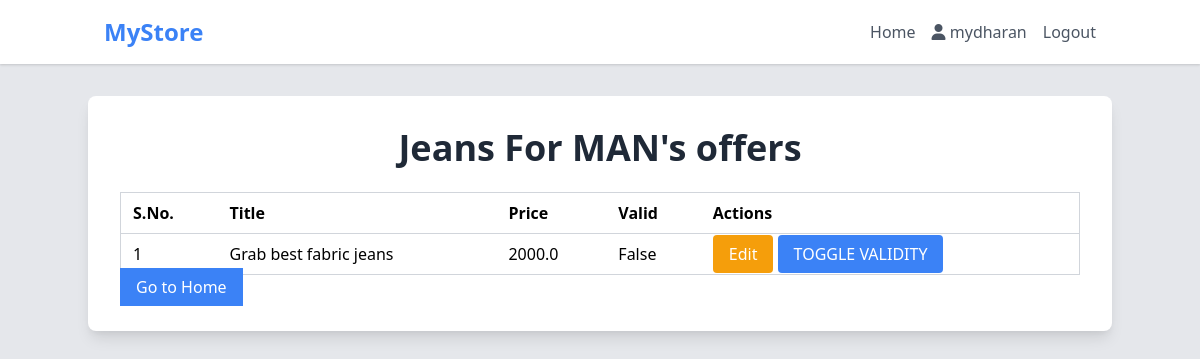
Before: /productoffer/20 (signed in) with the older database file.
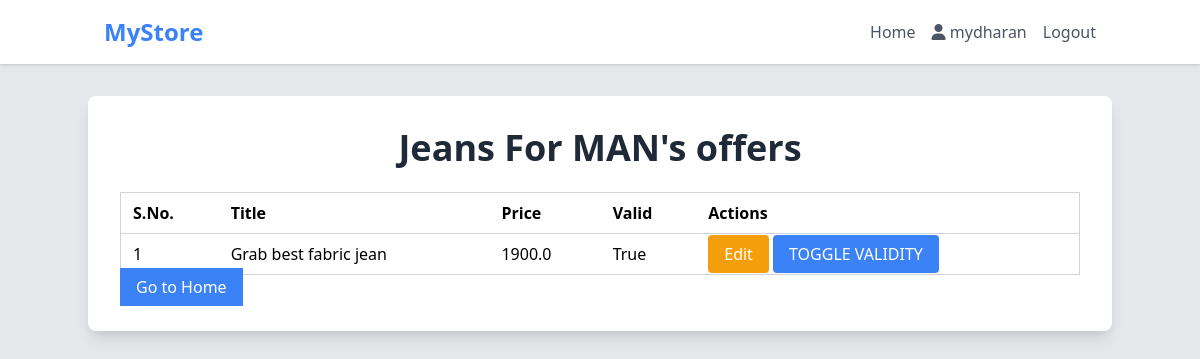
After: the same page with the newer database file.
### geoapp/models.py (models this page shows, shortened)
class Product(models.Model):
    productOwner = models.ForeignKey(Shop,on_delete = models.CASCADE)
    productName = models.CharField(max_length = 50)
    productPrice = models.FloatField()
    productCategory = models.CharField(max_length = 20,default="Electronics",choices = (
        ("Electronics","Electronics"),
        ("Fashion","Fashion"),
        ("Drinks","Drinks"),
        ("Furniture","Furniture")
    ))
    productImage = models.ImageField(upload_to='productImages/',default='productImages/product_placeholder.png',null=True)

class Offer(models.Model):
    product = models.ForeignKey(Product,on_delete = models.CASCADE)
    offeredby = models.ForeignKey(Shop,on_delete=models.CASCADE)
    offerTitle = models.CharField(max_length = 500,blank = True,null = True)
    offerprice = models.FloatField()
    is_valid = models.BooleanField(default = False,null = True,blank = True)
    detail_exp_count = models.IntegerField(null=True,default=0)
    dismissed_count = models.IntegerField(null=True,default=0)
    received_count = models.IntegerField(null=True,default=0)

### geoapp/views.py (the view)
# urls.py: path('productoffer/<int:pk>',views.ProductOffer,name='ProductOffer'),
@login_required(login_url='login')
def ProductOffer(request,pk):
    product = Product.objects.get(pk = pk)
    offers = Offer.objects.filter(product = product)
    return render(request,'ProductOffer.html',{'offers':offers,'product':product})

### geoapp/templates/ProductOffer.html (shortened to what this page needs)
{% extends 'base.html' %}
{% block content %}
    <div class="container mx-auto mt-8 p-8 bg-white rounded-lg shadow-lg">
            <h1 class="text-4xl font-bold text-center mb-6 text-gray-800">{{product.productName}}'s offers</h1>
            <div class="overflow-x-auto mt-6">
                <table class="min-w-full border border-gray-300 divide-y divide-gray-300">
                    <thead>
                        <tr>
                            <th class="py-2 px-3 text-left">S.No.</th>
                            <th class="py-2 px-3 text-left">Title</th>
                            <th class="py-2 px-3 text-left">Price</th>
                            <th class="py-2 px-3 text-left">Valid</th>
                            <th class="py-2 px-3 text-left">Actions</th>
                        </tr>
                    </thead>
                    <tbody class="space-y-2">
                        {% for offer in offers %}
                            <tr>
                                <td class="py-2 px-3">{{ forloop.counter }}</td>
                                <td class="py-2 px-3">{{ offer.offerTitle }}</td>
                                <td class="py-2 px-3">{{ offer.offerprice }}</td>
                                <td class="py-2 px-3">{{ offer.is_valid }}</td>
                                <td class="py-2 px-3">
                                    <a class="bg-yellow-500 text-white px-4 py-2 rounded" href="{% url 'edit_offer' offer.id %}">Edit</a>
                                    <a class="bg-blue-500 text-white px-4 py-2 rounded" href="{% url 'offer_toggle' offer.id %}">TOGGLE VALIDITY</a>
                                </td>
                            </tr>
                        {% endfor %}
                    </tbody>
                </table>
            </div>
            <a href="/" class="py-2 px-4 bg-blue-500 text-white mt-2">Go to Home</a>
    </div>
{% endblock %}

### templates/base.html (shortened to what this page needs)
<!DOCTYPE html>
<html lang="en">
<head>
    <link rel="stylesheet" href="https://cdn.jsdelivr.net/npm/tailwindcss@2.2.19/dist/tailwind.min.css">
    <link rel="stylesheet" href="https://cdnjs.cloudflare.com/ajax/libs/font-awesome/6.5.1/css/all.min.css" />
    <link rel="stylesheet" href="https://unpkg.com/leaflet@1.9.4/dist/leaflet.css" />
</head>
<body class="bg-gray-200">
    <nav class="bg-white shadow">
        <div class="container mx-auto px-4">
            <div class="flex items-center justify-between py-4">
                <div class="flex items-center">
                    <a href="/" class="text-2xl font-bold text-blue-500">MyStore</a>
                </div>
                <div class="hidden lg:flex space-x-4">
                    <a href="#" class="text-gray-600 hover:text-blue-500">Home</a>
                    <p class="text-gray-600 hover:text-blue-500">
                        <i class="fa-solid fa-user"></i>
                        {{request.user}}</p>
                    <a href="{%url 'logout'%}" class="text-gray-600 hover:text-blue-500 cursor-pointer">Logout</a>
                </div>
            </div>
        </div>
    </nav>
    {%block content%}{%endblock content%}
</body>
</html>

Changed rows visible on the page:
changed Offer: offerTitle "Grab best fabric jeans" → "Grab best fabric jean"; offerprice "2000.0" → "1900.0"; is_valid "False" → "True"
